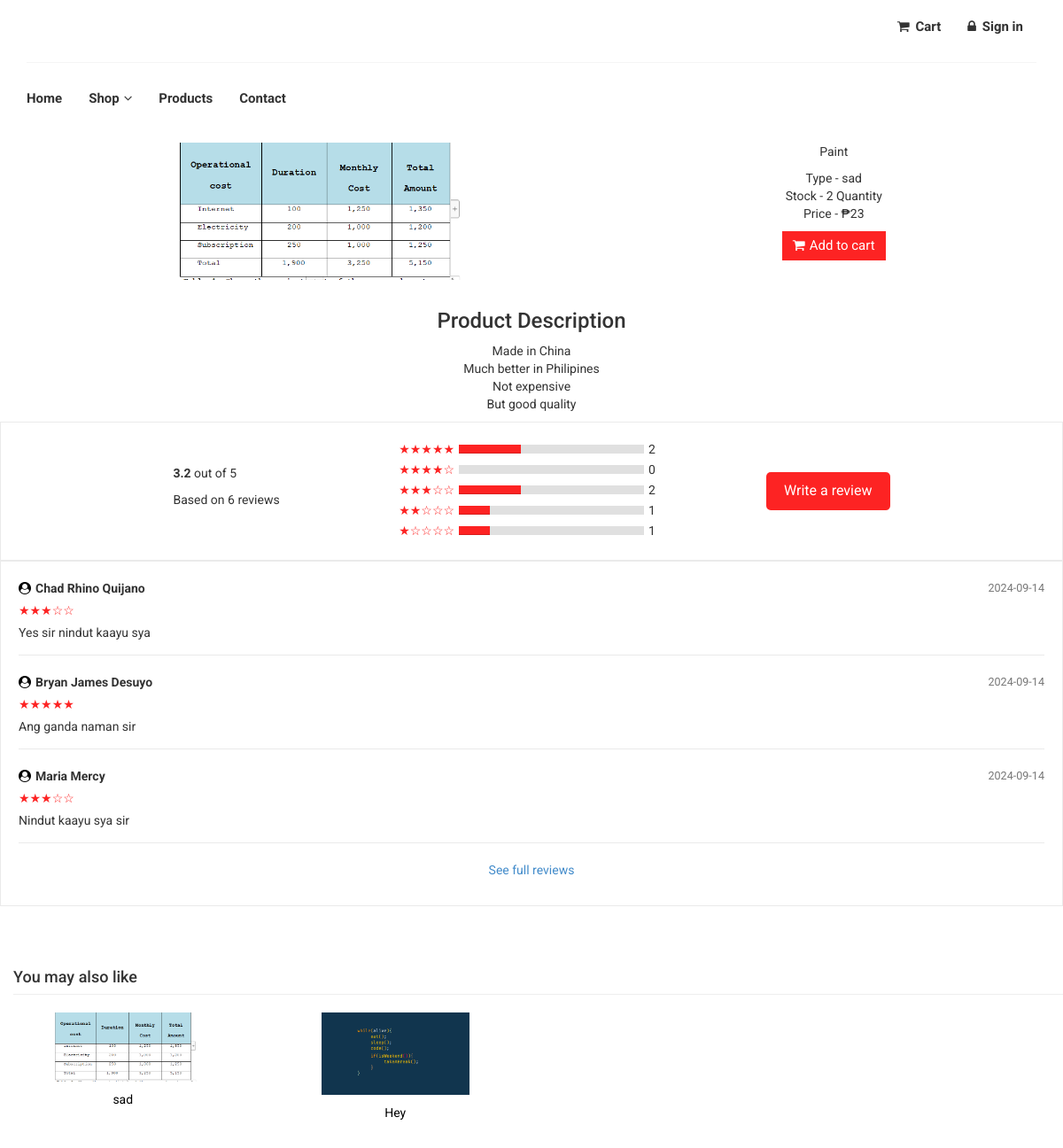
The page /index.php?q=single-item&id=10133 on the database its author committed.
### tables this page shows
CREATE TABLE `tblpromopro` (
  `PROMOID` int(11) NOT NULL,
  `PROID` int(11) NOT NULL,
  `PRODISCOUNT` double NOT NULL,
  `PRODISPRICE` double NOT NULL,
  `PROBANNER` tinyint(4) NOT NULL,
  `PRONEW` tinyint(4) NOT NULL
);

CREATE TABLE `tblproduct` (
  `PROID` int(11) NOT NULL,
  `PRODESC` varchar(255) DEFAULT NULL,
  `Description` varchar(1200) NOT NULL,
  `INGREDIENTS` varchar(255) NOT NULL,
  `PROQTY` int(11) DEFAULT NULL,
  `ORIGINALPRICE` double NOT NULL,
  `PROPRICE` double DEFAULT NULL,
  `CATEGID` int(11) DEFAULT NULL,
  `IMAGES` varchar(255) DEFAULT NULL,
  `PROSTATS` varchar(30) DEFAULT NULL,
  `OWNERNAME` varchar(90) NOT NULL,
  `OWNERPHONE` varchar(90) NOT NULL
);

CREATE TABLE `tblcategory` (
  `CATEGID` int(11) NOT NULL,
  `CATEGORIES` varchar(255) NOT NULL,
  `USERID` int(11) NOT NULL
);

CREATE TABLE `tblcustomerreview` (
  `REVIEWID` int(11) NOT NULL,
  `PROID` int(11) NOT NULL,
  `CUSTOMERNAME` varchar(255) NOT NULL,
  `RATING` int(1) NOT NULL,
  `REVIEWTEXT` text NOT NULL,
  `REVIEWDATE` timestamp NOT NULL DEFAULT current_timestamp()
);

### index.php (called while the page is built, shortened)
<?php
require_once("theme/templates.php");
?>

### include/database.php (called while the page is built, shortened)
<?php
class Database {
	var $sql_string = '';
	private $conn;
	public function open_connection() {
		$this->conn = mysqli_connect(server,user,pass);
		if(!$this->conn){
			echo "Problem in database connection! Contact administrator!";
			exit();
		}else{
			$db_select = mysqli_select_db($this->conn,database_name);
		}
	}
	function setQuery($sql='') {
		$this->sql_string=$sql;
	}
	function executeQuery() {
		$result = mysqli_query($this->conn, $this->sql_string);
		return $this->confirm_query($result);
	}
	private function confirm_query($result) {
		return $result;
	}
	function loadResultList( $key='' ) {
		$cur = $this->executeQuery();
		$array = array();
		while ($row = mysqli_fetch_object($cur)) {
			if ($key) {
				$array[$row->$key] = $row;
			} else {
				$array[] = $row;
			}
		}
		return $array;
	}
}
$mydb = new Database();
?>

### single-item.php (the view, shortened to what this page needs)
<link rel="stylesheet" href="https://cdnjs.cloudflare.com/ajax/libs/font-awesome/4.7.0/css/font-awesome.min.css">
<?php
$con = mysqli_connect(DB_SERVER, DB_USER, DB_PASS, DB_NAME);
$PROID = isset($_GET['id']) ? intval($_GET['id']) : 0;
$sql = "SELECT * FROM tblcustomerreview WHERE PROID = ?";
$stmt = $con->prepare($sql);
$stmt->bind_param("i", $PROID);
$stmt->execute();
$result = $stmt->get_result();
$total_reviews = 0;
$total_rating = 0;
$rating_counts = array(5 => 0, 4 => 0, 3 => 0, 2 => 0, 1 => 0);
while ($row = $result->fetch_assoc()) {
    $total_reviews++;
    $total_rating += $row['RATING'];
    $rating_counts[$row['RATING']]++;
}
$average_rating = $total_reviews > 0 ? round($total_rating / $total_reviews, 2) : 0;
?>
<?php
$PROID =   $_GET['id'];
$query = "SELECT * FROM `tblpromopro` pr , `tblproduct` p , `tblcategory` c
            WHERE pr.`PROID`=p.`PROID` AND  p.`CATEGID` = c.`CATEGID`  AND p.`PROID`=" . $PROID;
$mydb->setQuery($query);
$cur = $mydb->loadResultList();
foreach ($cur as $result) {
?>
  <form method="POST" action="cart/controller.php?action=add">
  <div class="container">
  <div class="row">
    <div class="col-lg-7 col-md-12 mb-4">
      <div class="text-center text-lg-end">
        <img class="img-fluid rounded" style="max-width: 330px;" src="<?php echo web_root . 'admin/products/' . $result->IMAGES; ?>" alt="Product Image">
      </div>
    </div>
    <div class="col-12 text-center">
      <p><?php echo $result->CATEGORIES; ?></p>
      <ul class="list-unstyled">
        <li>Type - <?php echo $result->PRODESC; ?></li>
        <li>Stock - <?php echo $result->PROQTY; ?> Quantity</li>
        <li>Price - &#8369;<?php echo $result->PROPRICE; ?></li>
      </ul>
      <button type="submit" name="btnorder" class="btn btn-default add-to-cart"><i
      class="fa fa-shopping-cart"></i>Add to cart</button>
    </div>
  </div>
</div>
    <?php } ?>
    </form>
    <div class="row">
        <div class="col-12 text-center mt-5 tp">
            <h3>Product Description</h3>
        </div>
    </div>
    <div class="row">
    <div class="col-12 text-center">
      <?php $description = property_exists($result, 'Description') ? $result->Description : 'No description available.';
echo '<p>' .  nl2br($description) . '</p>';
    ?>
    </div>
  </div>
 <div class="customer-reviews">
    <div class="review-summary">
    <p><strong><?php echo number_format(round($average_rating, 1), 1); ?></strong> out of 5</p>
        <p>Based on <?php echo $total_reviews; ?> reviews</p>
    </div>
    <div class="rating-breakdown">
    <?php for ($i = 5; $i >= 1; $i--):
        $percentage = $total_reviews > 0 ? ($rating_counts[$i] / $total_reviews) * 100 : 0;
    ?>
        <div class="rating-item" onclick="filterReviews(<?php echo $i; ?>)">
            <span class="star-label"><?php echo str_repeat('★', $i) . str_repeat('☆', 5 - $i); ?></span>
            <div class="progress-bar-container">
                <div class="progress-bar" style="width: <?php echo $percentage; ?>%;"></div>
            </div>
            <span class="rating-count"><?php echo $rating_counts[$i]; ?></span>
        </div>
    <?php endfor; ?>
</div>
    <div class="write-review-btn-container">
        <button id="toggleReviewBtn" class="write-review-btn" onclick="toggleReviewForm()">Write a review</button>
    </div>
</div>
<div class="review-list" id="reviewList">
    <?php
    $review_query = "SELECT * FROM tblcustomerreview WHERE PROID = $PROID ORDER BY REVIEWDATE DESC";
    $review_result = $con->query($review_query);
    if ($review_result && $review_result->num_rows > 0) {
        $review_count = 0;
        while ($row = $review_result->fetch_assoc()) {
            $review_count++;
            $display_style = $review_count > 3 ? 'style="display:none;"' : '';
            echo '<div class="review" data-rating="' . $row['RATING'] . '" ' . $display_style . '>';
            echo '<div class="review-header">';
            echo '<div class="reviewer-name">';
            echo '<i class="fa fa-user-circle"></i> <strong>' . htmlspecialchars($row['CUSTOMERNAME']) . '</strong>';
            echo '</div>';
            echo '<span class="review-date">' . date('Y-m-d', strtotime($row['REVIEWDATE'])) . '</span>';
            echo '</div>';
            echo '<div class="star-rating">' . str_repeat('★', $row['RATING']) . str_repeat('☆', 5 - $row['RATING']) . '</div>';
            echo '<p class="review-text">' . htmlspecialchars($row['REVIEWTEXT']) . '</p>';
            echo '</div>';
        }
        if ($review_count > 3) {
            echo '<p id="seeFullReviews" class="text-center"><a href="#" onclick="showAllReviews()">See full reviews</a></p>';
        }
    } else {
        echo '<p id="noReviews" class="text-center" style="font-weight:bold;">No reviews yet. Be the first to review this product!</p>';
    }
    ?>
</div>
  <?php
  $query = "SELECT * FROM `tblpromopro` pr , `tblproduct` p , `tblcategory` c
            WHERE pr.`PROID`=p.`PROID` AND  p.`CATEGID` = c.`CATEGID`  AND `CATEGORIES`='" . $result->CATEGORIES . "' limit 4";
  $mydb->setQuery($query);
  $cur = $mydb->loadResultList();
  ?>
  <div class="row mt">
    <div class="col-lg-12">
      <h4 class="page-header text-start" style="margin-left:15px;">You may also like</h4>
    </div>
    <?php
    foreach ($cur as $result) {
    ?>
    <div class="col-sm-3 col-xs-6 product-item">
    <a href="index.php?q=single-item&id=<?php echo $result->PROID; ?>">
        <img class="img-hover img-related" src="<?php echo web_root . 'admin/products/' . $result->IMAGES; ?>" alt="">
    </a>
    <a href="index.php?q=single-item&id=<?php echo $result->PROID; ?>">
        <p><?php echo $result->PRODESC; ?></p>
    </a>
</div>
    <?php } ?>
  </div>

### css/main.css (style rules this page uses)
body { font-family: 'Roboto', sans-serif; position: relative; font-weight: 400px; }
ul li { list-style: none; }
a { -webkit-transition: 300ms; transition: 300ms; }
h1, h2, h3, h4, h5, h6 { font-family: 'Roboto', sans-serif; }
.add-to-cart { background: #fd2323; border: 0 none; border-radius: 0; color: white; font-family: 'Roboto', sans-serif; font-size: 15px; margin-bottom: 25px; }
.add-to-cart i { margin-right: 5px; }

### single-item.php (style rules this page uses)
.img-related { margin-left:25px; }
.tp { margin-top:30px; }
.mt { margin-top:30px; }
.customer-reviews { display: flex; justify-content: center; align-items: center; padding: 20px; max-width: 100%; border: 1px solid #eaeaea; }
.review-summary, .write-review-btn-container { flex-basis: 22%; }
.rating-breakdown { flex-basis: 25%; display: flex; flex-direction: column; justify-content: space-between; text-align: center; }
.rating-item { display: flex; align-items: center; justify-content: space-between; margin-bottom: 3px; }
.progress-bar-container { background-color: #e0e0e0; flex: 1; height: 10px; margin: 0 5px; overflow: hidden; cursor:pointer; }
.progress-bar { background-color: #fd2323; height: 100%; width: 0; cursor:pointer; }
.write-review-btn { display: inline-block; background-color: #fd2323; color: white; padding: 10px 20px; text-decoration: none; border-radius: 5px; font-size: 16px; border:none; }
.write-review-btn-container { text-align: right; margin-left: 10px; }
.review-list { display: flex; flex-direction: column; justify-content: center; flex-basis: 22%; padding: 20px; border: 1px solid #eaeaea; }
.review { margin-bottom: 20px; border-bottom: 1px solid #eaeaea; padding-bottom: 15px; }
.review-header { display: flex; justify-content: space-between; align-items: center; margin-bottom: 5px; }
.reviewer-name { display: flex; align-items: center; }
.reviewer-name i { margin-right: 5px; color: black; }
.review-date { font-size: 0.9em; color: #777; }
.star-rating { color:#fd2323; margin-bottom: 5px; }
.review-text { margin-top: 5px; }
.review p { margin: 0; }
.star-label { color: #fd2323; }
.product-item { text-align: center; margin-bottom: 20px; }
.product-item img { display: block; margin: 0 auto; max-width: 60%; height: auto; }
.product-item p { margin-top: 10px; color: black; text-align: center; }

### rows shown on the page
tblpromopro: PROID.IMAGES (picture), tblcategory.CATEGORIES "Paint", PROID.PRODESC "sad", PROID.PROQTY "2", PROID.PROPRICE "23", PROID.Description "Made in China Much better in Philipines Not expensive But good quality"
tblcustomerreview: CUSTOMERNAME "Chad Rhino Quijano", REVIEWDATE "2024-09-14", RATING "★★★", RATING "☆☆", REVIEWTEXT "Yes sir nindut kaayu sya"
tblcustomerreview: CUSTOMERNAME "Bryan James Desuyo", REVIEWDATE "2024-09-14", RATING "★★★★★", REVIEWTEXT "Ang ganda naman sir"
tblcustomerreview: CUSTOMERNAME "Maria Mercy", REVIEWDATE "2024-09-14", RATING "★★★", RATING "☆☆", REVIEWTEXT "Nindut kaayu sya sir"
tblpromopro: PROID.IMAGES (picture), PROID.PRODESC "Hey"

### other values the page prints
$average_rating "3.2"
$total_reviews "6"
str_repeat('★', $i) "★★★★★"
$rating_counts[$i] "2"
str_repeat('★', $i) "★★★★"
str_repeat('☆', 5 - $i) "☆"
$rating_counts[$i] "0"
str_repeat('★', $i) "★★★"
str_repeat('☆', 5 - $i) "☆☆"
str_repeat('★', $i) "★★"
str_repeat('☆', 5 - $i) "☆☆☆"
$rating_counts[$i] "1"
str_repeat('★', $i) "★"
str_repeat('☆', 5 - $i) "☆☆☆☆"
